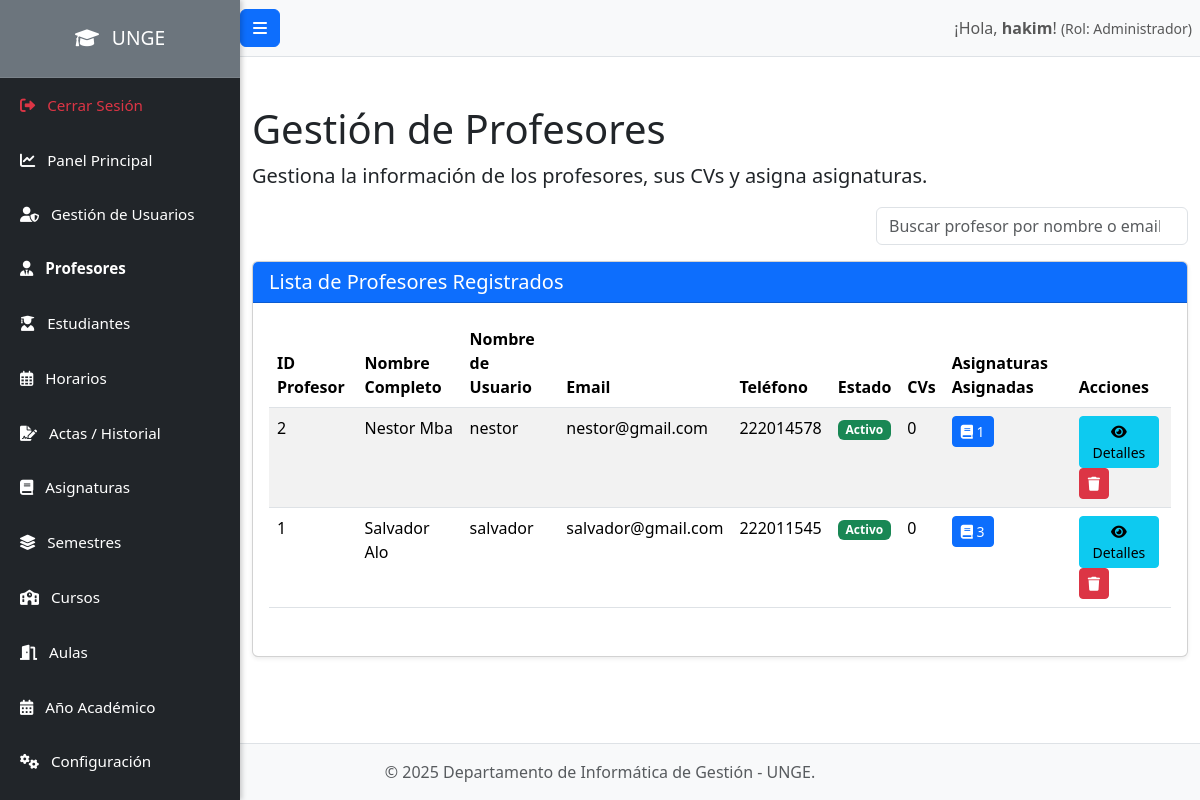
The app's page /admin/profesores.php (signed in) with its own data.
### tables this page shows
CREATE TABLE `profesores` (
  `id` int(11) NOT NULL,
  `id_usuario` int(11) NOT NULL,
  `especialidad` varchar(255) DEFAULT NULL,
  `grado_academico` varchar(100) DEFAULT NULL
);

CREATE TABLE `usuarios` (
  `id` int(11) NOT NULL,
  `nombre_usuario` varchar(100) NOT NULL,
  `password_hash` varchar(255) NOT NULL,
  `id_rol` int(11) NOT NULL,
  `nombre_completo` varchar(255) NOT NULL,
  `email` varchar(255) DEFAULT NULL,
  `telefono` varchar(50) DEFAULT NULL,
  `nip` varchar(50) DEFAULT NULL,
  `estado` enum('Activo','Inactivo','Bloqueado') NOT NULL DEFAULT 'Activo',
  `fecha_registro` datetime DEFAULT current_timestamp()
);

### admin/profesores.php (the view, shortened to what this page needs)
<?php
require_once '../config/database.php';
include_once '../includes/header.php';
try {
    $stmt_profesores = $pdo->query("
        SELECT
            u.id AS user_id,        -- ID de la tabla usuarios
            u.nombre_usuario,
            u.nombre_completo,
            u.email,
            u.telefono,
            u.estado,
            p.id AS profesor_id,    -- ID de la tabla profesores (¡Importante para las acciones de eliminar/detalles!)
            p.especialidad,
            p.grado_academico,
            (SELECT COUNT(*) FROM cvs_profesores WHERE id_profesor = p.id) AS total_cvs, -- Conteo de CVs usando p.id
            (SELECT COUNT(*) FROM profesores_asignaturas_asignadas WHERE id_profesor = p.id) AS total_asignaturas_asignadas
        FROM usuarios u
        JOIN roles r ON u.id_rol = r.id
        JOIN profesores p ON u.id = p.id_usuario
        WHERE r.nombre_rol = 'Profesor'
        ORDER BY u.nombre_completo ASC
    ");
    $profesores = $stmt_profesores->fetchAll(PDO::FETCH_ASSOC);
} catch (PDOException $e) {
    set_flash_message('danger', 'Error al cargar la lista de profesores: ' . $e->getMessage());
    $profesores = [];
    error_log("Error al cargar lista de profesores: " . $e->getMessage());
}
?>
<h1 class="mt-4">Gestión de Profesores</h1>
<p class="lead">Gestiona la información de los profesores, sus CVs y asigna asignaturas.</p>
<div class="d-flex justify-content-end mb-3 align-items-center">
    <div class="col-md-4">
        <input type="search" class="form-control" id="searchInput" placeholder="Buscar profesor por nombre o email...">
    </div>
</div>
<div class="card shadow-sm mb-4">
    <div class="card-header bg-primary text-white">
        <h5 class="mb-0">Lista de Profesores Registrados</h5>
    </div>
    <div class="card-body">
        <div class="table-responsive">
            <table class="table table-hover table-striped" id="professorsTable">
                <thead>
                    <tr>
                        <th>ID Profesor</th>
                        <th>Nombre Completo</th>
                        <th>Nombre de Usuario</th>
                        <th>Email</th>
                        <th>Teléfono</th>
                        <th>Estado</th>
                        <th>CVs</th>
                        <th>Asignaturas Asignadas</th> <th>Acciones</th>
                    </tr>
                </thead>
                <tbody>
                    <?php if (count($profesores) > 0): ?>
                        <?php foreach ($profesores as $profesor): ?>
                            <tr data-profesor_id="<?php echo htmlspecialchars($profesor['profesor_id']); ?>">
                                <td><?php echo htmlspecialchars($profesor['profesor_id']); ?></td>
                                <td><?php echo htmlspecialchars($profesor['nombre_completo']); ?></td>
                                <td><?php echo htmlspecialchars($profesor['nombre_usuario']); ?></td>
                                <td><?php echo htmlspecialchars($profesor['email'] ?? 'N/A'); ?></td>
                                <td><?php echo htmlspecialchars($profesor['telefono'] ?? 'N/A'); ?></td>
                                <td>
                                    <span class="badge <?php
                                        echo ($profesor['estado'] == 'Activo' ? 'bg-success' :
                                            ($profesor['estado'] == 'Inactivo' ? 'bg-warning text-dark' : 'bg-danger')); ?>">
                                        <?php echo htmlspecialchars($profesor['estado']); ?>
                                    </span>
                                </td>
                                <td><?php echo htmlspecialchars($profesor['total_cvs']); ?></td>
                                <td>
                                    <button type="button" class="btn btn-primary btn-sm view-assigned-subjects-btn"
                                            title="Ver Asignaturas Asignadas" data-bs-toggle="modal"
                                            data-bs-target="#professorDetailsModal"
                                            data-profesor_id="<?php echo htmlspecialchars($profesor['profesor_id']); ?>"
                                            data-nombre_completo="<?php echo htmlspecialchars($profesor['nombre_completo']); ?>">
                                        <i class="fas fa-book"></i> <?php echo htmlspecialchars($profesor['total_asignaturas_asignadas']); ?>
                                    </button>
                                </td>
                                <td>
                                    <button type="button" class="btn btn-info btn-sm view-details-btn me-1"
                                            title="Ver Detalles y Gestionar" data-bs-toggle="modal"
                                            data-bs-target="#professorDetailsModal"
                                            data-profesor_id="<?php echo htmlspecialchars($profesor['profesor_id']); ?>"
                                            data-nombre_completo="<?php echo htmlspecialchars($profesor['nombre_completo']); ?>">
                                        <i class="fas fa-eye"></i> Detalles
                                    </button>
                                    <a href="professors.php?action=delete&id=<?php echo htmlspecialchars($profesor['profesor_id']); ?>"
                                        class="btn btn-danger btn-sm delete-btn" title="Eliminar Profesor"
                                        onclick="return confirm('¿Estás seguro de que quieres eliminar a este profesor y todos sus datos asociados (CVs, sugerencias, asignaturas asignadas)? Esta acción es irreversible y solo se permitirá si no tiene horarios asignados.');">
                                        <i class="fas fa-trash"></i>
                                    </a>
                                </td>
                            </tr>
                        <?php endforeach; ?>
                    <?php else: ?>
                        <tr>
                            <td colspan="9" class="text-center">No hay profesores registrados.</td>
                        </tr>
                    <?php endif; ?>
                </tbody>
            </table>
        </div>
    </div>
</div>
<?php include_once '../includes/footer.php'; ?>
<div class="toast-container position-fixed bottom-0 end-0 p-3" style="z-index: 1100;"></div>

### public/css/style.css (style rules this page uses)
body { overflow-x: hidden; }
body { display: flex; flex-direction: column; min-height: 100vh; }
.card { border-radius: 0.5rem; border: none; }
.btn-primary { background-color: #007bff; border-color: #007bff; }
a { color: #007bff; }

### records on screen
profesores: id "2", id_usuario.nombre_completo "Nestor Mba", id_usuario.nombre_usuario "nestor", id_usuario.email "nestor@gmail.com", id_usuario.telefono "222014578", id_usuario.estado "Activo", total_cvs "0", total_asignaturas_asignadas "1"
profesores: id "1", id_usuario.nombre_completo "Salvador Alo", id_usuario.nombre_usuario "salvador", id_usuario.email "salvador@gmail.com", id_usuario.telefono "222011545", id_usuario.estado "Activo", total_cvs "0", total_asignaturas_asignadas "3"

### other values on screen
$_SESSION['username'] "hakim"
$_SESSION['user_role'] "Administrador"
